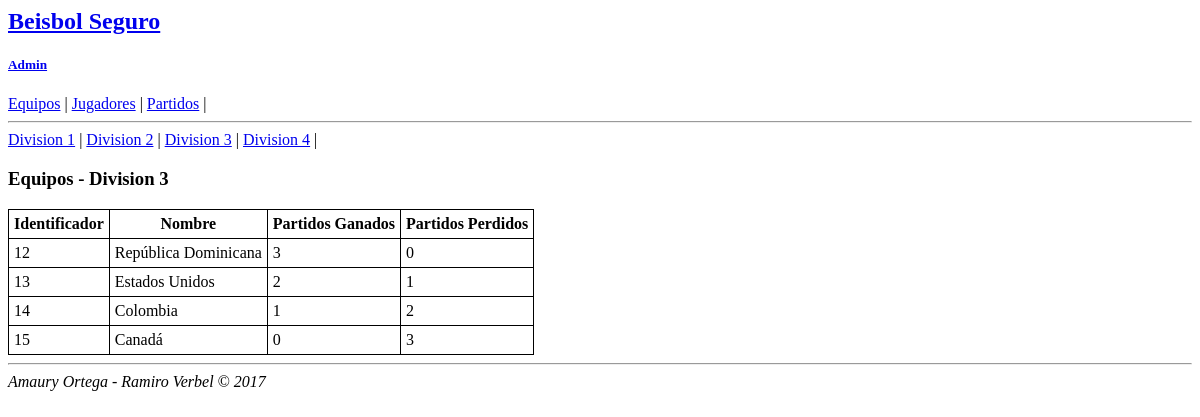
/index.php/equipos/3, run on an earlier commit of the app's database.
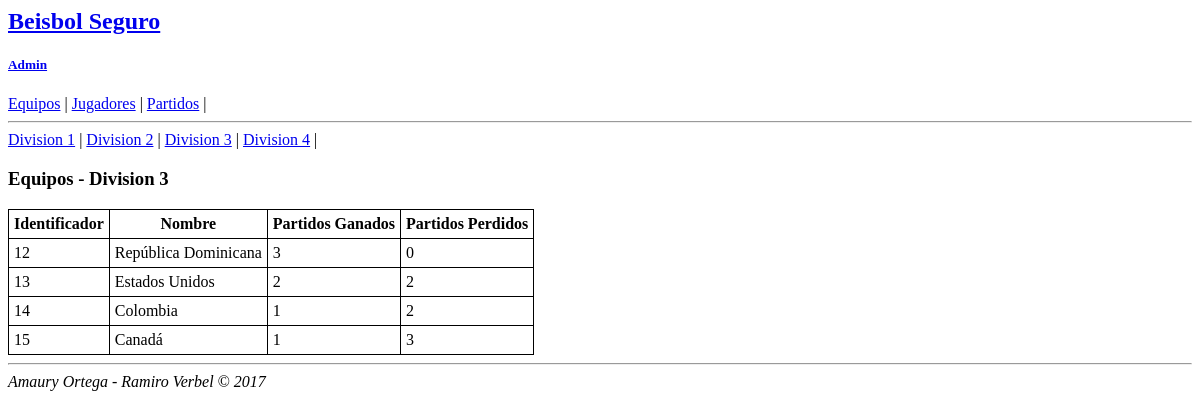
And on a later commit of the database.
### tables this page shows
CREATE TABLE `equipos` (
  `Identificador` int(11) NOT NULL,
  `Nombre` text NOT NULL,
  `Division` int(11) NOT NULL,
  `N_Partidos_Jugados` int(11) NOT NULL,
  `N_Partidos_Ganados` int(11) NOT NULL,
  `N_Partidos_Perdidos` int(11) NOT NULL
);

### application/controllers/CEquipos.php (called while the page is built, shortened)
<?php
class CEquipos extends CI_Controller {
    public function __construct(){
        $this->load->model('MEquipos');
    }
    public function division($num = 1){
        $this->load->view('plantillas/header');
        $data['division'] = $num;
        $data['equipos'] = $this->MEquipos->get_equipos($num);
        $this->load->view('equipos/division', $data);
        $this->load->view('plantillas/footer');
    }
}

### index.php (called while the page is built, shortened)
<?php
require_once BASEPATH.'core/CodeIgniter.php';

### application/models/MEquipos.php (called while the page is built, shortened)
<?php
class MEquipos extends CI_Model {
    public function get_equipos($division = FALSE){
        $this->db->order_by('N_Partidos_Ganados', 'DESC');
        $this->db->where('Division', $division);
        $query = $this->db->get('equipos');
        return $query->result_array();
    }
}

### application/views/equipos/division.php (the view, shortened to what this page needs)
<nav>
    <a href="<?php echo site_url('equipos/1');?>">Division 1</a> |
    <a href="<?php echo site_url('equipos/2');?>">Division 2</a> |
    <a href="<?php echo site_url('equipos/3');?>">Division 3</a> |
    <a href="<?php echo site_url('equipos/4');?>">Division 4</a> |
</nav>
<h3>Equipos - Division <?php echo $division;?></h3>
<table>
    <tr>
        <th>Identificador</th>
        <th>Nombre</th>
        <th>Partidos Ganados</th>
        <th>Partidos Perdidos</th>
    </tr>
<?php foreach ($equipos as $equipo): ?>
    <tr>
        <?php
        echo '<td>'.$equipo['Identificador'].'</td>';
        echo '<td>'.$equipo['Nombre'].'</td>';
        echo '<td>'.$equipo['N_Partidos_Ganados'].'</td>';
        echo '<td>'.$equipo['N_Partidos_Perdidos'].'</td>';
        ?>
    </tr>
<?php endforeach; ?>
</table>

What changed in the data, as far as the page shows it:
changed equipos "Estados Unidos": N_Partidos_Perdidos "1" → "2"
changed equipos "Canadá": N_Partidos_Ganados "0" → "1"
